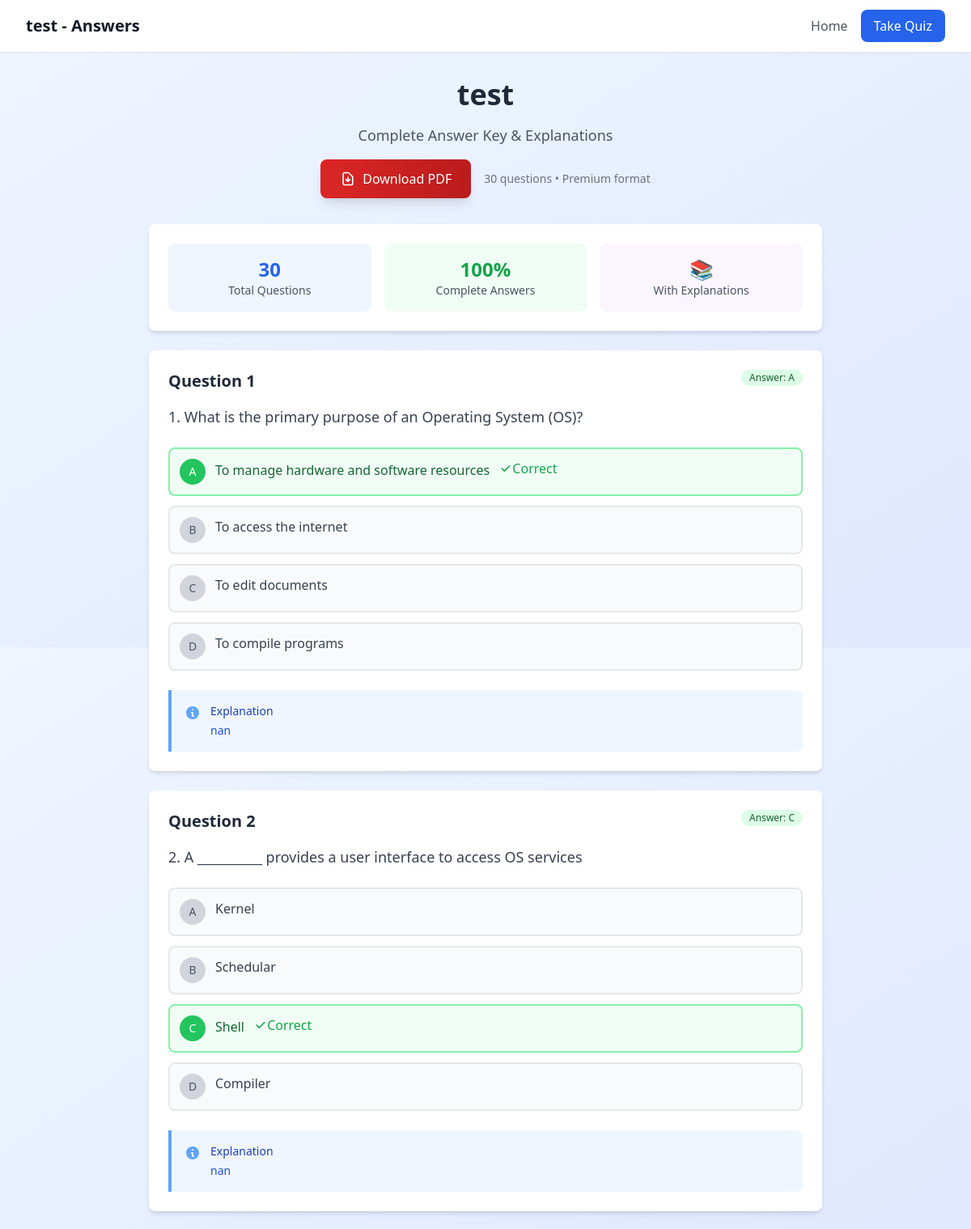
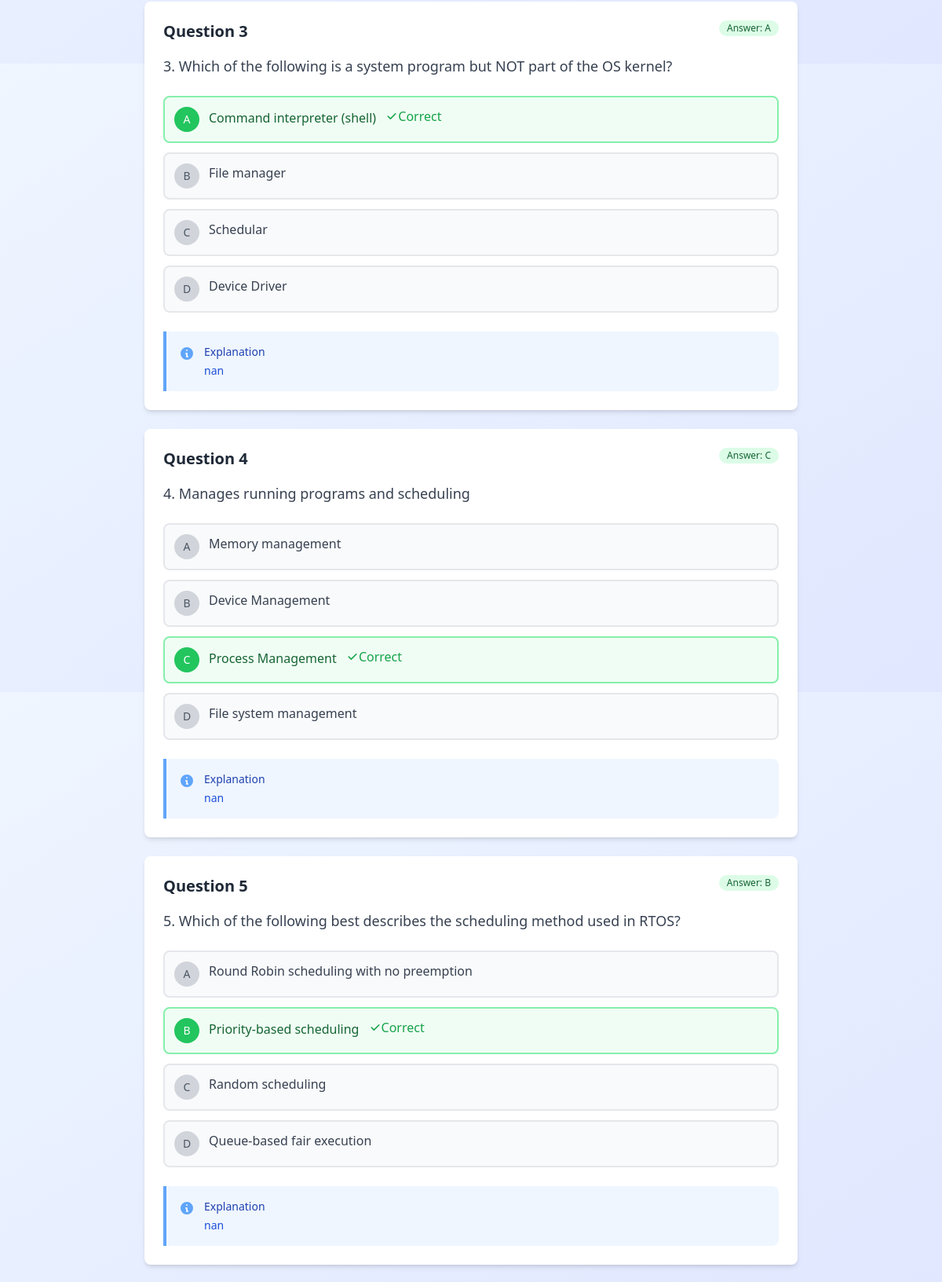
/quiz/1/answers (upper part), run on the app's committed database (2 pictures, top to bottom).
### tables this page shows
CREATE TABLE quizzes (
            id INTEGER PRIMARY KEY AUTOINCREMENT,
            name TEXT NOT NULL UNIQUE,
            description TEXT,
            show_answers_public BOOLEAN DEFAULT FALSE,
            created_at TIMESTAMP DEFAULT CURRENT_TIMESTAMP,
            updated_at TIMESTAMP DEFAULT CURRENT_TIMESTAMP
        );

CREATE TABLE questions (
            id INTEGER PRIMARY KEY AUTOINCREMENT,
            quiz_id INTEGER NOT NULL,
            question_text TEXT NOT NULL,
            option_a TEXT NOT NULL,
            option_b TEXT NOT NULL,
            option_c TEXT NOT NULL,
            option_d TEXT NOT NULL,
            correct_answer TEXT NOT NULL,
            explanation TEXT,
            created_at TIMESTAMP DEFAULT CURRENT_TIMESTAMP,
            FOREIGN KEY (quiz_id) REFERENCES quizzes (id) ON DELETE CASCADE
        );

### app.py (the view)
@app.route('/quiz/<int:quiz_id>/answers')
def view_quiz_answers(quiz_id):
    quiz = get_quiz_by_id(quiz_id)
    if not quiz:
        flash('Quiz not found.', 'error')
        return redirect(url_for('index'))
    if not quiz['show_answers_public'] and 'user_id' not in session:
        flash('Quiz answers are not publicly available.', 'error')
        return redirect(url_for('index'))
    questions = get_questions_by_quiz_id(quiz_id)
    return render_template('quiz_answers.html', quiz=quiz, questions=questions)

### app.py (called while the page is built)
def get_db_connection():
    conn = sqlite3.connect(app.config['DATABASE'])
    conn.row_factory = sqlite3.Row
    return conn

def get_quiz_by_id(quiz_id):
    conn = get_db_connection()
    quiz = conn.execute('SELECT * FROM quizzes WHERE id = ?', (quiz_id,)).fetchone()
    conn.close()
    return dict(quiz) if quiz else None

def get_questions_by_quiz_id(quiz_id):
    conn = get_db_connection()
    questions = conn.execute('SELECT * FROM questions WHERE quiz_id = ? ORDER BY id', (quiz_id,)).fetchall()
    conn.close()
    formatted_questions = []
    for i, q in enumerate(questions, 1):
        formatted_questions.append({
            'id': i,
            'db_id': q['id'],
            'question': q['question_text'],
            'options': [
                {'letter': 'A', 'text': q['option_a']},
                {'letter': 'B', 'text': q['option_b']},
                {'letter': 'C', 'text': q['option_c']},
                {'letter': 'D', 'text': q['option_d']}
            ],
            'correct_answer': q['correct_answer'],
            'explanation': q['explanation'] or ''
        })
    return formatted_questions

### templates/quiz_answers.html (shortened to what this page needs)
<!DOCTYPE html>
<html lang="en">
<head>
    <script src="https://cdn.tailwindcss.com"></script>
</head>
<body class="bg-gradient-to-br from-blue-50 to-indigo-100 min-h-screen">
    <nav class="bg-white shadow-sm border-b">
        <div class="max-w-7xl mx-auto px-4 sm:px-6 lg:px-8">
            <div class="flex justify-between items-center h-16">
                <div class="flex items-center">
                    <h1 class="text-lg sm:text-xl font-bold text-gray-900 truncate">{{ quiz.name }} - Answers</h1>
                </div>
                <div class="flex items-center space-x-2 sm:space-x-4">
                    <a href="/" class="text-gray-600 hover:text-gray-900 text-sm sm:text-base">Home</a>
                    <a href="/quiz/{{ quiz.id }}/take" class="bg-blue-600 text-white px-3 py-2 sm:px-4 sm:py-2 rounded-lg hover:bg-blue-700 transition-colors text-sm sm:text-base">
                        Take Quiz
                    </a>
                </div>
            </div>
        </div>
    </nav>
    <div class="max-w-4xl mx-auto px-4 sm:px-6 lg:px-8 py-6 sm:py-8">
        <div class="text-center mb-6 sm:mb-8">
            <h2 class="text-2xl sm:text-3xl lg:text-4xl font-bold text-gray-800 mb-2 sm:mb-4">{{ quiz.name }}</h2>
            <p class="text-base sm:text-lg text-gray-600 mb-4">Complete Answer Key & Explanations</p>
            <div class="flex flex-col sm:flex-row gap-4 justify-center items-center">
                <a href="/quiz/{{ quiz.id }}/download-answers"
                   class="inline-flex items-center px-6 py-3 bg-gradient-to-r from-red-600 to-red-700 text-white font-medium rounded-lg hover:from-red-700 hover:to-red-800 transition-all duration-300 shadow-lg hover:shadow-xl transform hover:-translate-y-0.5">
                    <svg class="w-5 h-5 mr-2" fill="none" stroke="currentColor" viewBox="0 0 24 24">
                        <path stroke-linecap="round" stroke-linejoin="round" stroke-width="2" d="M12 10v6m0 0l-3-3m3 3l3-3m2 8H7a2 2 0 01-2-2V5a2 2 0 012-2h5.586a1 1 0 01.707.293l5.414 5.414a1 1 0 01.293.707V19a2 2 0 01-2 2z"></path>
                    </svg>
                    Download PDF
                </a>
                <div class="text-sm text-gray-500">
                    {{ questions|length }} questions • Premium format
                </div>
            </div>
        </div>
        <div class="bg-white rounded-lg shadow-md p-4 sm:p-6 mb-6">
            <div class="grid grid-cols-1 sm:grid-cols-3 gap-4 text-center">
                <div class="bg-blue-50 rounded-lg p-4">
                    <div class="text-2xl font-bold text-blue-600">{{ questions|length }}</div>
                    <div class="text-sm text-gray-600">Total Questions</div>
                </div>
                <div class="bg-green-50 rounded-lg p-4">
                    <div class="text-2xl font-bold text-green-600">100%</div>
                    <div class="text-sm text-gray-600">Complete Answers</div>
                </div>
                <div class="bg-purple-50 rounded-lg p-4">
                    <div class="text-2xl font-bold text-purple-600">📚</div>
                    <div class="text-sm text-gray-600">With Explanations</div>
                </div>
            </div>
        </div>
        <div class="space-y-6">
            {% for question in questions %}
            <div class="bg-white rounded-lg shadow-md p-4 sm:p-6">
                <div class="flex items-start justify-between mb-4">
                    <h3 class="text-lg sm:text-xl font-semibold text-gray-800">Question {{ question.id }}</h3>
                    <span class="bg-green-100 text-green-800 text-xs font-medium px-2.5 py-0.5 rounded-full">
                        Answer: {{ question.correct_answer }}
                    </span>
                </div>
                <p class="text-base sm:text-lg text-gray-700 mb-6 leading-relaxed">{{ question.question }}</p>
                <div class="space-y-3 mb-6">
                    {% for option in question.options %}
                    <div class="flex items-start p-3 rounded-lg border-2 {% if option.letter == question.correct_answer %}border-green-300 bg-green-50{% else %}border-gray-200 bg-gray-50{% endif %}">
                        <div class="flex-shrink-0 w-8 h-8 rounded-full {% if option.letter == question.correct_answer %}bg-green-500 text-white{% else %}bg-gray-300 text-gray-600{% endif %} flex items-center justify-center font-medium text-sm mr-3">
                            {{ option.letter }}
                        </div>
                        <div class="flex-1">
                            <p class="{% if option.letter == question.correct_answer %}text-green-800 font-medium{% else %}text-gray-700{% endif %}">
                                {{ option.text }}
                                {% if option.letter == question.correct_answer %}
                                <span class="inline-flex items-center ml-2 text-green-600">
                                    <svg class="w-4 h-4" fill="currentColor" viewBox="0 0 20 20">
                                        <path fill-rule="evenodd" d="M16.707 5.293a1 1 0 010 1.414l-8 8a1 1 0 01-1.414 0l-4-4a1 1 0 011.414-1.414L8 12.586l7.293-7.293a1 1 0 011.414 0z" clip-rule="evenodd"></path>
                                    </svg>
                                    Correct
                                </span>
                                {% endif %}
                            </p>
                        </div>
                    </div>
                    {% endfor %}
                </div>
                {% if question.explanation %}
                <div class="bg-blue-50 border-l-4 border-blue-400 p-4 rounded-r-lg">
                    <div class="flex items-start">
                        <div class="flex-shrink-0">
                            <svg class="w-5 h-5 text-blue-400 mt-0.5" fill="currentColor" viewBox="0 0 20 20">
                                <path fill-rule="evenodd" d="M18 10a8 8 0 11-16 0 8 8 0 0116 0zm-7-4a1 1 0 11-2 0 1 1 0 012 0zM9 9a1 1 0 000 2v3a1 1 0 001 1h1a1 1 0 100-2v-3a1 1 0 00-1-1H9z" clip-rule="evenodd"></path>
                            </svg>
                        </div>
                        <div class="ml-3">
                            <h4 class="text-sm font-medium text-blue-800">Explanation</h4>
                            <p class="text-sm text-blue-700 mt-1">{{ question.explanation }}</p>
                        </div>
                    </div>
                </div>
                {% endif %}
            </div>
            {% endfor %}
        </div>
    </div>
</body>
</html>

### data on the page
quizzes: name "test"
questions: id "1", correct_answer "A", question "1. What is the primary purpose of an Operating System (OS)?", letter "A", text "To manage hardware and software resources", shows "Correct", letter "B", text "To access the internet", letter "C", text "To edit documents", letter "D", text "To compile programs", explanation "nan"
questions: id "2", correct_answer "C", question "2. A __________ provides a user interface to access OS services", letter "A", text "Kernel", letter "B", text "Schedular", letter "C", text "Shell", shows "Correct", letter "D", text "Compiler", explanation "nan"
questions: id "3", correct_answer "A", question "3. Which of the following is a system program but NOT part of the OS kernel?", letter "A", text "Command interpreter (shell)", shows "Correct", letter "B", text "File manager", letter "C", text "Schedular", letter "D", text "Device Driver", explanation "nan"
questions: id "4", correct_answer "C", question "4. Manages running programs and scheduling", letter "A", text "Memory management", letter "B", text "Device Management", letter "C", text "Process Management", shows "Correct", letter "D", text "File system management", explanation "nan"
questions: id "5", correct_answer "B", question "5. Which of the following best describes the scheduling method used in RTOS?", letter "A", text "Round Robin scheduling with no preemption", letter "B", text "Priority-based scheduling", shows "Correct", letter "C", text "Random scheduling", letter "D", text "Queue-based fair execution", explanation "nan"

### other printed values
{{ questions|length }} "30"
